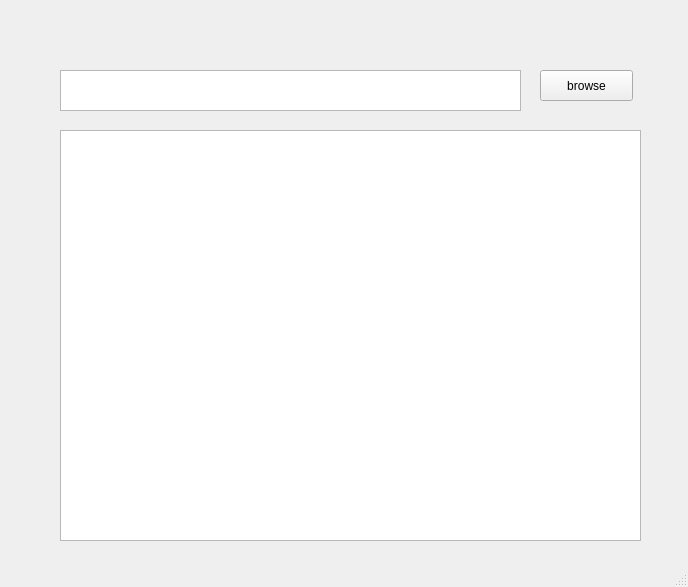
<?xml version="1.0" encoding="UTF-8"?>
<ui version="4.0">
 <class>MainWindow</class>
 <widget class="QMainWindow" name="MainWindow">
  <property name="geometry">
   <rect>
    <x>0</x>
    <y>0</y>
    <width>688</width>
    <height>587</height>
   </rect>
  </property>
  <property name="windowTitle">
   <string>MainWindow</string>
  </property>
  <widget class="QWidget" name="centralwidget">
   <widget class="QPushButton" name="btn_browse">
    <property name="geometry">
     <rect>
      <x>540</x>
      <y>70</y>
      <width>93</width>
      <height>31</height>
     </rect>
    </property>
    <property name="text">
     <string>browse</string>
    </property>
   </widget>
   <widget class="QTextEdit" name="file_name_text">
    <property name="geometry">
     <rect>
      <x>60</x>
      <y>70</y>
      <width>461</width>
      <height>41</height>
     </rect>
    </property>
   </widget>
   <widget class="QTextEdit" name="file_text">
    <property name="geometry">
     <rect>
      <x>60</x>
      <y>130</y>
      <width>581</width>
      <height>411</height>
     </rect>
    </property>
   </widget>
  </widget>
  <widget class="QMenuBar" name="menubar">
   <property name="geometry">
    <rect>
     <x>0</x>
     <y>0</y>
     <width>688</width>
     <height>26</height>
    </rect>
   </property>
  </widget>
  <widget class="QStatusBar" name="statusbar"/>
 </widget>
 <resources/>
 <connections/>
</ui>
